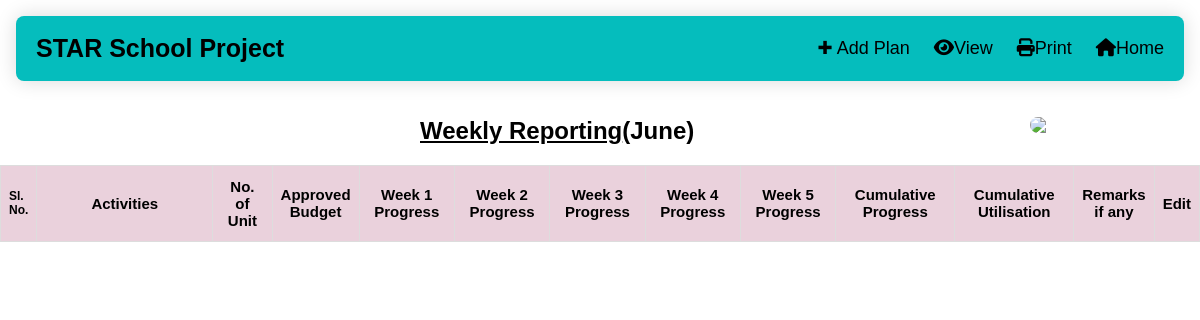
The app's page /ycda/weekly-report/1/ (signed in), older data.
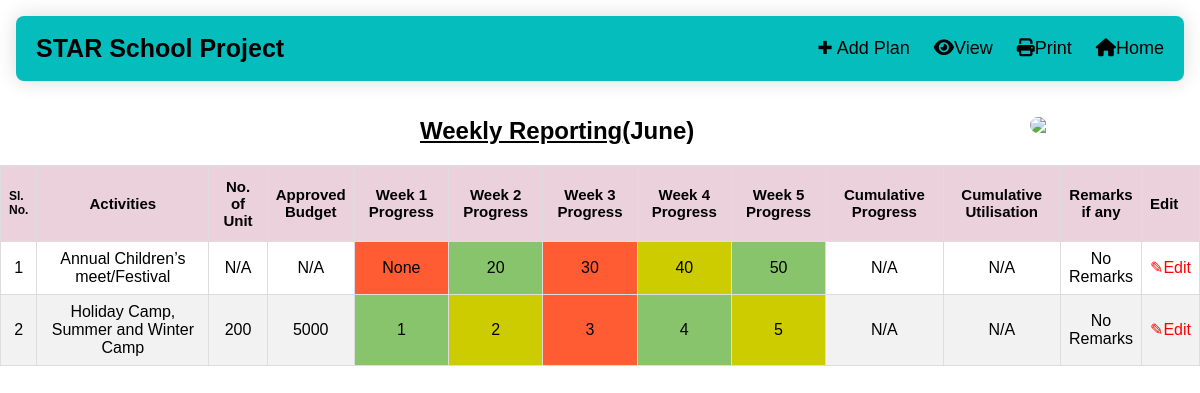
The same page, newer data.
### myAPP/models.py (models this page shows, shortened)
class Project_DIP(models.Model):
 project_name=models.CharField(max_length=200)
 category_id = models.ForeignKey("Project_Category", on_delete=models.CASCADE)
 assigned_to = models.ForeignKey(User, on_delete=models.CASCADE)
 budget = models.CharField(max_length=200)
 start_date = models.DateField()
 end_date = models.DateField()
 period = models.IntegerField()
 donor_name=models.CharField(max_length=200)
 created_at = models.DateTimeField('created at', auto_now_add=True)
 updated_at = models.DateTimeField('updated at', auto_now=True)

class Weekly_Report(models.Model):
 month=models.IntegerField()
 year=models.IntegerField()
 activity_id= models.ForeignKey("Dip_Activities", on_delete=models.CASCADE)
 unit = models.IntegerField(null=True,blank=True)
 approved_budget = models.IntegerField(null=True,blank=True)
 cumulative_progress = models.CharField(max_length=500,null=True,blank=True)
 cumulative_utilisation = models.CharField(max_length=500,null=True,blank=True)
 remarks=models.CharField(max_length=200,null=True,blank=True)
 created_at = models.DateTimeField('created at', auto_now_add=True)
 updated_at = models.DateTimeField('updated at', auto_now=True)

class Dip_Activities(models.Model):
   project_detail_id= models.ForeignKey("DIP_details", on_delete=models.CASCADE)
   activity_name = models.CharField(max_length=200)
   objectives = models.CharField(max_length=200)
   target_participants = models.CharField(max_length=200,null=True)
   coverage = models.CharField(max_length=200,null=True)
   duration = models.CharField(max_length=200,null=True)
   dip_remarks=models.CharField(max_length=200,null=True,blank=True)
   am_remarks=models.CharField(max_length=200,null=True,blank=True)
   is_dip_submited = models.BooleanField(default=False)
   is_dip_approved = models.BooleanField(default=False)
   is_dip_rejected = models.BooleanField(default=False)
   is_am_submited = models.BooleanField(default=False)
   is_am_approved = models.BooleanField(default=False)
   is_am_rejected = models.BooleanField(default=False)
   created_at = models.DateTimeField('created at', auto_now_add=True)
   updated_at = models.DateTimeField('updated at', auto_now=True)

class Week_one_Report(models.Model):
 COLOR_CHOICES =(
    ('1',"Completed"),
    ('2',"In-Progress"),
    ('3',"Not-Started")
    )
 weekly_Report_id = models.ForeignKey("Weekly_Report", on_delete=models.CASCADE)
 report = models.CharField(max_length=500,null=True,blank=True)
 status = models.CharField(max_length= 10,choices=COLOR_CHOICES,null=True,blank=True)

class Week_two_Report(models.Model):
 COLOR_CHOICES =(
    ('1',"Completed"),
    ('2',"In-Progress"),
    ('3',"Not-Started")
    )
 weekly_Report_id = models.ForeignKey("Weekly_Report", on_delete=models.CASCADE)
 report = models.CharField(max_length=500,null=True,blank=True)
 status = models.CharField(max_length= 10,choices=COLOR_CHOICES,null=True,blank=True)

class Week_three_Report(models.Model):
 COLOR_CHOICES =(
    ('1',"Completed"),
    ('2',"In-Progress"),
    ('3',"Not-Started")
    )
 weekly_Report_id = models.ForeignKey("Weekly_Report", on_delete=models.CASCADE)
 report = models.CharField(max_length=500,null=True,blank=True)
 status = models.CharField(max_length= 10,choices=COLOR_CHOICES,null=True,blank=True)

class Week_four_Report(models.Model):
 COLOR_CHOICES =(
    ('1',"Completed"),
    ('2',"In-Progress"),
    ('3',"Not-Started")
    )
 weekly_Report_id = models.ForeignKey("Weekly_Report", on_delete=models.CASCADE)
 report = models.CharField(max_length=500,null=True,blank=True)
 status = models.CharField(max_length= 10,choices=COLOR_CHOICES,null=True,blank=True)

class Week_five_Report(models.Model):
 COLOR_CHOICES =(
    ('1',"Completed"),
    ('2',"In-Progress"),
    ('3',"Not-Started")
    )
 weekly_Report_id = models.ForeignKey("Weekly_Report", on_delete=models.CASCADE)
 report = models.CharField(max_length=500,null=True,blank=True)
 status = models.CharField(max_length= 10,choices=COLOR_CHOICES,null=True,blank=True)

### myAPP/views.py (the view)
# urls.py: path('weekly-report/<int:pk>/', weekly_report, name='weekly-report'),
@login_required(login_url='login')
def weekly_report(request,pk):
    user=0
    if user_belongs_to_group(request.user,'ProjectManager'):
      user = 1
    else:
      user = 0
    project = get_object_or_404(Project_DIP, id=pk)
    month = datetime.today()
    Plans = Weekly_Report.objects.filter(activity_id__project_detail_id__project_id = project).filter(month=month.month).filter(year=month.year)
    context= {
        'project':project,
        'user': user,
        'Plans': Plans,
        'month': month,
        }
    return render(request,'myAPP/week-report.html', context)

### myAPP/views.py (called while the page is built)
def user_belongs_to_group(user, group_name):
    try:
        group = Group.objects.get(name=group_name)
    except Group.DoesNotExist:
        return False
    return user.groups.filter(name=group_name).exists()

### myAPP/templates/myAPP/week-report.html (shortened to what this page needs)
{% extends 'myAPP/baseweek.html' %}
{% block content %}
<link rel="stylesheet" href="https://cdnjs.cloudflare.com/ajax/libs/font-awesome/6.4.0/css/all.min.css" />
<body>
<img class="image" src="https://assets.letsendorse.com/20200111/VwBUYOZNdHaPdNqQgzsG15787235219596.png" style='margin-top: 20px;'></img>
<div style='float:left;margin-left: 35%;'>
    <h2 style="text-align:center;"><u>Weekly Reporting</u>({{month| date:"F"}})</h2>
</div>
<table id="customers" class="printable">
    <thead>
        <tr>
            <th style="width: 3%;font-size:12px">Sl. No.</th>
            <th style="width: 15%;text-align:center;font-size:15px">Activities</th>
            <th style="width: 5%;text-align:center;font-size:15px">No. of Unit</th>
            <th style="text-align:center;font-size:15px">Approved Budget</th>
            <th style="width: 8%;text-align:center;font-size:15px">Week 1 Progress</th>
            <th style="width: 8%;text-align:center;font-size:15px">Week 2 Progress</th>
            <th style="width: 8%;text-align:center;font-size:15px">Week 3 Progress</th>
            <th style="width: 8%;text-align:center;font-size:15px">Week 4 Progress</th>
            <th style="width: 8%;text-align:center;font-size:15px">Week 5 Progress</th>
            <th style="width: 10%;text-align:center;font-size:15px">Cumulative Progress</th>
            <th style="width: 10%;text-align:center;font-size:15px">Cumulative Utilisation</th>
            <th style="text-align: center;font-size:15px" class='no-print'>Remarks if any</th>
            {% if user == 1 %}
            <th style="font-size:15px" class='no-print'>Edit</th>
            {% endif %}
        </tr>
    </thead>
    <tbody>
        {% for x in Plans %}
        <tr>
            <td style="text-align:center;">{{ forloop.counter }}</td>
            <td style="text-align:center;">{{ x.activity_id.activity_name }}</td>
            <td style="text-align:center;">{% if  x.unit == null %}N/A{% else %}{{ x.unit }}{% endif %}</td>
            <td style="text-align:center;">{% if  x.approved_budget == null %}N/A{% else %}{{ x.approved_budget }}{% endif %}</td>
            {% for a in x.week_one_report_set.all %}
              {% if a.status == '1' %}
                <td style="text-align:center;background-color:#87c46c;">
                  {% if a.report != null %}
                  {{ a.report }}
                  {% else %}
                  N/A
                  {% endif %}
                </td>
              {% elif a.status == '3' %}
                <td style="text-align:center;background-color:#ff5c33;">
                  {% if a.report != null %}
                  {{ a.report }}
                  {% else %}
                  N/A
                  {% endif %}
                </td>
              {% endif %}
            {% endfor %}
            {% for a in x.week_two_report_set.all %}
              {% if a.status == '1' %}
                <td style="text-align:center;background-color:#87c46c;">
                  {% if a.report != null %}
                  {{ a.report }}
                  {% else %}
                  N/A
                  {% endif %}
                </td>
              {% elif a.status == '2' %}
                <td style="text-align:center;background-color:#cccc00;">
                  {% if a.report != null %}
                  {{ a.report }}
                  {% else %}
                  N/A
                  {% endif %}
                </td>
              {% endif %}
            {% endfor %}
            {% for a in x.week_three_report_set.all %}
              {% if a.status == '1' %}
                <td style="text-align:center;background-color:#87c46c;">
                  {% if a.report != null %}
                  {{ a.report }}
                  {% else %}
                  N/A
                  {% endif %}
                </td>
              {% elif a.status == '3' %}
                <td style="text-align:center;background-color:#ff5c33;">
                  {% if a.report != null %}
                  {{ a.report }}
                  {% else %}
                  N/A
                  {% endif %}
                </td>
              {% endif %}
            {% endfor %}
            {% for a in x.week_four_report_set.all %}
              {% if a.status == '1' %}
                <td style="text-align:center;background-color:#87c46c;">
                  {% if a.report != null %}
                  {{ a.report }}
                  {% else %}
                  N/A
                  {% endif %}
                </td>
              {% elif a.status == '2' %}
                <td style="text-align:center;background-color:#cccc00;">
                  {% if a.report != null %}
                  {{ a.report }}
                  {% else %}
                  N/A
                  {% endif %}
                </td>
              {% endif %}
            {% endfor %}
            {% for a in x.week_five_report_set.all %}
              {% if a.status == '1' %}
                <td style="text-align:center;background-color:#87c46c;">
                  {% if a.report != null %}
                  {{ a.report }}
                  {% else %}
                  N/A
                  {% endif %}
                </td>
              {% elif a.status == '2' %}
                <td style="text-align:center;background-color:#cccc00;">
                  {% if a.report != null %}
                  {{ a.report }}
                  {% else %}
                  N/A
                  {% endif %}
                </td>
              {% endif %}
            {% endfor %}
            <td style="text-align:center;">{% if  x.cumulative_progress == null %}N/A{% else %}{{ x.cumulative_progress }}{% endif %}</td>
            <td style="text-align:center;">{% if  x.cumulative_utilisation == null %}N/A{% else %}{{ x.cumulative_utilisation }}{% endif %}</td>
            {% if x.remarks %}
              <td class='no-print' style="text-align: center;">{{ x.remarks }}</td>
            {% else %}
              <td style="text-align: center;" class='no-print'>No Remarks</td>
            {% endif %}
            {% if user == 1 %}
            <td onclick="window.location='{% url 'myAPP:update-weekly-report' x.id %}';" style="cursor: pointer;text-align: center;" class="no-print"><label style="color: red;cursor: pointer;" >&#9998;Edit</label></td>
            {% endif %}
        </tr>
        {% endfor %}
    </tbody>
</table>
</body>
{% endblock %}

### myAPP/templates/myAPP/baseweek.html (shortened to what this page needs)
{% load static %}
<!DOCTYPE html>
<html lang="en">
  <head>
    <link rel="stylesheet" href="{% static 'css/style.css' %}">
  </head>
  <link rel="stylesheet" href="https://cdnjs.cloudflare.com/ajax/libs/font-awesome/4.7.0/css/font-awesome.min.css">
  <body>
    <div class="header">
      <a class="logo">{{ project.project_name }}</a>
      <div class="header-right">
        {% if user == 1 %}
          <a href="{% url 'myAPP:add-weekly-report' project.id %}">&#10010; Add Plan</a>
          <a onclick="openPopup()" style='cursor: pointer;'><i class="fa fa-eye"></i>View</a>
          <a onclick="printPage()" style='cursor: pointer;'><i class="fa fa-print"></i>Print</a>
          <a href="{% url 'myAPP:home' project.id %}" class=sel><i class="fa fa-home"></i>Home</a>
        {% else %}
          <a href="{% url 'myAPP:home' project.pk %}" class=sel>Back</a>
          <a href="{% url 'myAPP:masterhome' %}" class=sel><i class="fa fa-home"></i>Home</a>
        {% endif %}
      </div>
    </div>
    <div id="body">
      {% block content %}{% endblock %}
    </div>
  </body>
  </html>

### myAPP/static/css/style.css (style rules this page uses)
.header { border-radius: 1vh; margin: 2vh; overflow:hidden; background-color:rgb(5, 189, 189); padding:1vh; min-width:200px; box-shadow: 0 0 20px rgba(0, 0, 0, 0.15); }
.header a { float: left; color: black; text-align: center; padding: 12px; text-decoration: none; font-size: 18px; font-family: sans-serif; line-height: 25px; border-radius: 4px; }
.header a.logo { font-size: 25px; font-weight: bold; }
.header-right { float: right; }

### myAPP/templates/myAPP/week-report.html (style rules this page uses)
body { font-family: Arial, sans-serif; margin: 0; padding: 0; }
#customers { font-family: Arial, Helvetica, sans-serif; border-collapse: collapse; width: 100%; }
#customers td, #customers th { border: 1px solid #ddd; padding: 8px; }
#customers tr:nth-child(even) { background-color: #f2f2f2; }
#customers th { padding-top: 12px; padding-bottom: 12px; text-align: left; background-color: #ead1dc; color: black; }
.image { border-radius: 8px; width: 150px; float:right; margin-right: 20px; margin-top: 50px; }

Row changes from the older to the newer data that the page shows:
added Weekly_Report: activity_id.activity_name "Annual Children’s meet/Festival", shows "N/A", shows "No Remarks"
added Week_one_Report: report "None", shown under "Annual Children’s meet/Festival"
added Week_two_Report: report "20", shown under "Annual Children’s meet/Festival"
added Week_three_Report: report "30", shown under "Annual Children’s meet/Festival"
added Week_four_Report: report "40", shown under "Annual Children’s meet/Festival"
added Week_five_Report: report "50", shown under "Annual Children’s meet/Festival"
added Weekly_Report: activity_id.activity_name "Holiday Camp, Summer and Winter Camp", unit "200", approved_budget "5000", shows "N/A", shows "No Remarks"
added Week_one_Report: report "1", shown under "Holiday Camp, Summer and Winter Camp"
added Week_two_Report: report "2", shown under "Holiday Camp, Summer and Winter Camp"
added Week_three_Report: report "3", shown under "Holiday Camp, Summer and Winter Camp"
added Week_four_Report: report "4", shown under "Holiday Camp, Summer and Winter Camp"
added Week_five_Report: report "5", shown under "Holiday Camp, Summer and Winter Camp"
